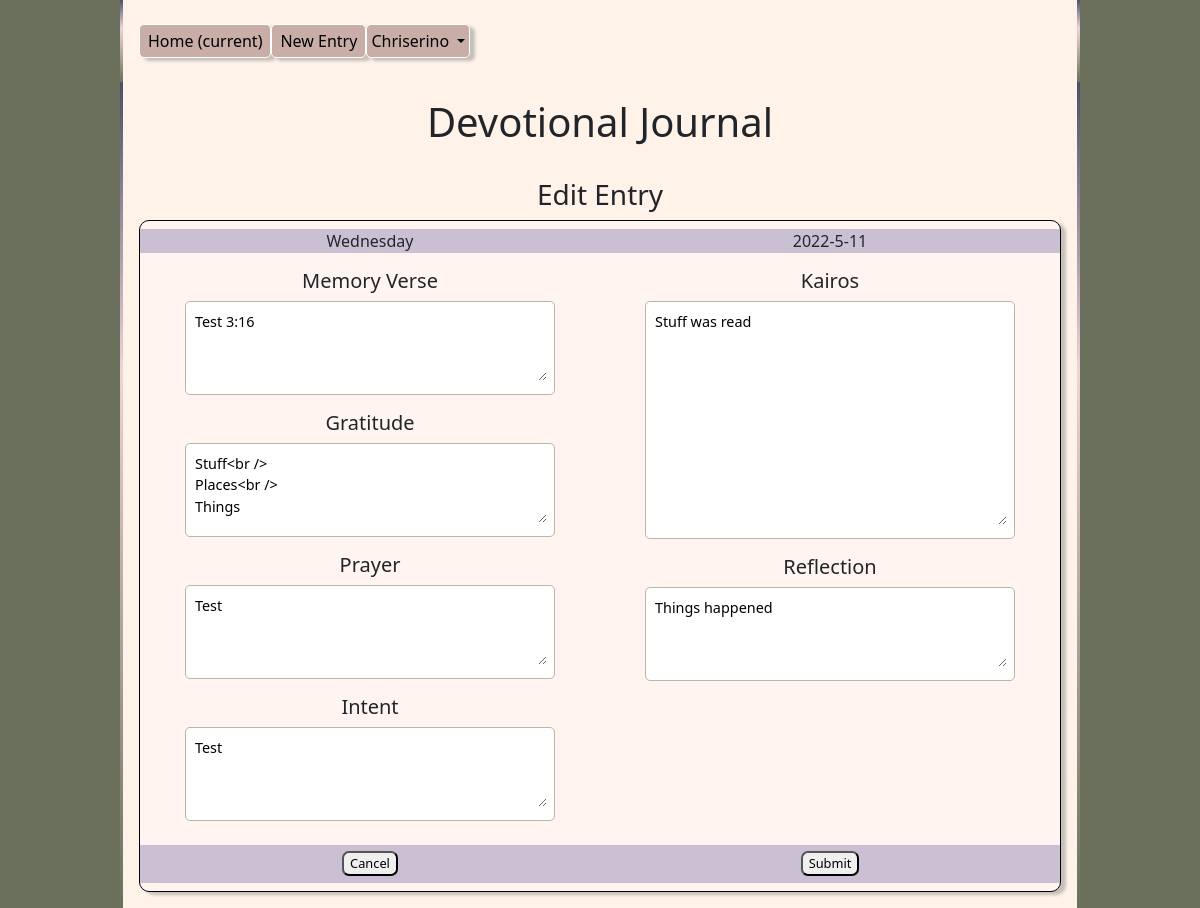
The app's page /edit.php?day=2021-07-12 (signed in) with its own data.
### tables this page shows
CREATE TABLE `day` (
  `username` varchar(20) NOT NULL,
  `Today` date NOT NULL,
  `Day` text NOT NULL,
  `MemoryVerse` text DEFAULT NULL,
  `Gratitude` text DEFAULT NULL,
  `Prayer` text DEFAULT NULL,
  `Intent` text DEFAULT NULL,
  `Kairos` text NOT NULL,
  `Reflection` text DEFAULT NULL
);

### edit.php (the view, shortened to what this page needs)
<?php
$day = $_GET['day'];
function editMemVerse($day)
{
    $link = connect();
    $username = $_SESSION["username"];
    $query = "SELECT MemoryVerse FROM day WHERE Today = '$day' AND day.username='$username'";
    $result = $link->query($query);
    $row = $result->fetch_row();
    if ($row[0] != null) {
        echo htmlentities($row[0]);
    } else {
        echo " None ";
    }
}
function editGratitude($day)
{
    $link = connect();
    $username = $_SESSION["username"];
    $query = "SELECT Gratitude FROM day WHERE Today = '$day' AND day.username = '$username'";
    $result = $link->query($query);
    $row = $result->fetch_row();
    if ($row[0] != null) {
        echo htmlentities($row[0]);
    } else {
        echo " None ";
    }
}
function editPrayer($day)
{
    $link = connect();
    $username = $_SESSION["username"];
    $query = "SELECT Prayer FROM day WHERE Today = '$day' AND day.username = '$username'";
    $result = $link->query($query);
    $row = $result->fetch_row();
    if ($row[0] != null) {
        echo htmlentities($row[0]);
    } else {
        echo " None ";
    }
}
function editIntent($day)
{
    $link = connect();
    $username = $_SESSION["username"];
    $query = "SELECT Intent FROM day WHERE Today = '$day' AND day.username = '$username'";
    $result = $link->query($query);
    $row = $result->fetch_row();
    if ($row[0] != null) {
        echo htmlentities($row[0]);
    } else {
        echo " None ";
    }
}
function editKairos($day)
{
    $link = connect();
    $username = $_SESSION["username"];
    $query = "SELECT Kairos FROM day WHERE Today = '$day' AND day.username = '$username'";
    $result = $link->query($query);
    $row = $result->fetch_row();
    if ($row[0] != null) {
        echo htmlentities($row[0]);
    } else {
        echo " None ";
    }
}
function editReflection($day)
{
    $link = connect();
    $username = $_SESSION["username"];
    $query = "SELECT Reflection FROM day WHERE Today = '$day' AND day.username = '$username'";
    $result = $link->query($query);
    $row = $result->fetch_row();
    if ($row[0] != null) {
        echo htmlentities($row[0]);
    } else {
        echo " None ";
    }
}
?>
<!DOCTYPE html>
<html lang="en">
<head>
    <link rel="stylesheet" href="https://stackpath.bootstrapcdn.com/bootstrap/5.0.0-alpha1/css/bootstrap.min.css">
    <link rel="stylesheet" href="css/main.css">
</head>
<body>
    <div class="container">
        <nav class="navbar navbar-expand-lg navbar-devo">
            <div class="collapse navbar-collapse" id="navbarNav">
                <ul class="navbar-nav mr-auto">
                    <li class="nav-item active">
                        <a class="nav-link devo" href="index.php">Home <span class="sr-only">(current)</span></a>
                    </li>
                    <li class="nav-item">
                        <a class="nav-link devo" href="entry.php">New Entry</a>
                    </li>
                </ul>
                <div class="nav-item dropdown">
                    <a class="nav-link dropdown-toggle devo" href="#" id="navbarDropdown" role="button" data-toggle="dropdown" aria-haspopup="true" aria-expanded="false">
                        <?php echo htmlspecialchars($_SESSION["username"]);
                        ?>
                    </a>
                </div>
            </div>
        </nav>
    </div>
    <div class="container">
        <h1>Devotional Journal</h1>
        <section class="history">
            <h3>Edit Entry</h3>
            <form class="entry" action="db.edit.php">
                <div class="entry-banner">
                    <div class="entry-col" data-day="" id="currentday"></div>
                    <div class="entry-col" data-date="" id="currentdate"></div>
                </div>
                <div class="entry-row">
                    <div class='entry-col'>
                        <article class='daily'>
                            <h5><label for="memoryverse">Memory Verse</label></h5>
                            <div class='txt-lft' for="memoryverse">
                                <textarea name="memoryverse" id="memoryverse" class="input-txt-m"><?php editMemVerse($day); ?></textarea>
                            </div></label>
                        </article>
                        <article class='daily'>
                            <h5><label for="gratitude">Gratitude</label></h5>
                            <div class='txt-lft'>
                                <textarea name="gratitude" id="gratitude" class="input-txt-m"><?php editGratitude($day); ?></textarea>
                            </div>
                        </article>
                        <article class='daily'>
                            <h5>Prayer</h5>
                            <div class='txt-lft'>
                                <textarea name="prayer" id="prayer" class="input-txt-m"><?php editPrayer($day); ?></textarea>
                            </div>
                        </article>
                        <article class='daily'>
                            <h5>Intent</h5>
                            <div class='txt-lft'>
                                <textarea name="intent" id="intent" class="input-txt-m"><?php editIntent($day); ?></textarea>
                            </div>
                        </article>
                    </div>
                    <div class='entry-col'>
                        <article class='daily'>
                            <h5>Kairos</h5>
                            <div class='txt-lft'>
                                <textarea name="kairos" id="kairos" class="input-txt-lrg"><?php editKairos($day); ?></textarea>
                            </div>
                        </article>
                        <article class='daily'>
                            <h5>Reflection</h5>
                            <div class='txt-lft'>
                                <textarea name="reflection" id="reflection" class="input-txt-m"><?php editReflection($day); ?></textarea>
                            </div>
                        </article>
                        <article class='daily'>
                        </article>
                    </div>
                </div>
                <div class="entry-banner">
                    <div class="entry-col"><button type="button" class="btn-journal" onclick="<?php echo "location.href='day.php?day=$day'" ?>">Cancel</button></div>
                    <div class="entry-col"><button type="submit" class="btn-journal">Submit</button></div>
                </div>
                <div class="spacer"></div>
            </form>
        </section>
    </div>
</body>
</html>

### css/main.css (style rules this page uses)
.navbar-devo { background-color: rgb(255, 242, 232); }
body { width: 80%; margin: auto; background-color: #6b705c; }
.devo { text-decoration: none; border: 1px solid white; border-radius: 5px; padding: 0.25em; color: black; background-color: #c9ada7; box-shadow: 5px 3px 3px rgba(141, 141, 141, 0.5); }
.container { background-color: rgb(255, 242, 232); padding: 1rem; border-left-width: 3px; border-right-width: 3px; border-top-width: 0; border-bottom-width: 0; border-style: solid; border-image: linear-gradient(to bottom, #4a4e69 0%, #efd3d7 35%, #6b705c 100%) 1 100; padding-bottom: 1em; text-align: center; margin: auto; }
form { margin-block-end: 0; }
section { margin-top: 1em; padding-top: 1em; }
.entry { padding: 0; text-align: center; background-color: #fff4ef; border: 1px solid black; border-top-left-radius: 10px; border-top-right-radius: 10px; border-bottom-left-radius: 10px; border-bottom-right-radius: 10px; box-shadow: 5px 3px 3px rgba(141, 141, 141, 0.5); }
.entry-row { display: flex; padding: 0; }
.entry-banner { display: flex; margin-top: 0.5em; width: 100%; height: fit-content; min-height: 1.5em; background-color: #cbc0d3; }
.entry-col { flex: 1; width: 50%; }
.daily { min-height: 5em; margin: 1em; }
.txt-lft { margin: 0 2em 0 2em; padding: 0.5em; text-align: left; border: 1px solid #b7b7a4; background-color: white; border-radius: 5px; font-size: 0.90em; }
.input-txt-lrg { width: 100%; height: 15em; border: none; border-radius: 5px; margin: 0; }
.input-txt-m { width: 100%; height: 5em; border: none; border-radius: 5px; margin: 0; }
.btn-journal { border-radius: 7px; margin-top: 0.5em; margin-bottom: 0.5em; font-size: 0.8em; }
.spacer { min-height: 0.5em; }

### records on screen
day: memoryverse "Test 3:16", gratitude "Stuff<br /> Places<br /> Things", prayer "Test", intent "Test", kairos "Stuff was read", reflection "Things happened"

### other values on screen
$_SESSION["username"] "Chriserino"
